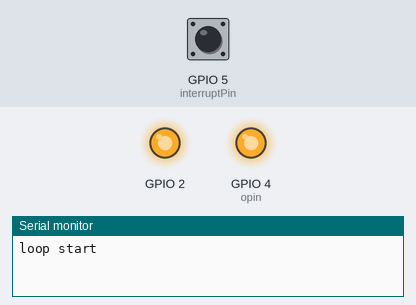
A sketch run on a simulated ESP8266 (NodeMCU). Parts: output pins drawn as LEDs (lit = HIGH), the last lines printed to the serial monitor. Inputs (shaded band) come from the test bench; at power-on: GPIO 5 (interruptPin) HIGH.

Above: at 1.2 s.
1.3 s: GPIO 5 (interruptPin) pulled LOW for 0.15 s
At 3.6 s:
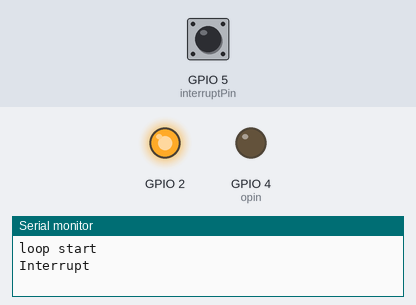
Timing chart, 0 to 10.4 s (numbered marks = the images above; inputs shaded):
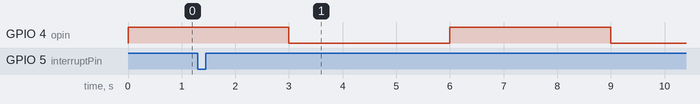

The sketch:

esp_interrupt_1.ino
```cpp
const int interruptPin = 5;
const int opin = 4;

void ICACHE_RAM_ATTR isr() {
  Serial.println("Interrupt");
  digitalWrite(opin, HIGH);
}

void setup() {
 Serial.begin(230400);
 pinMode(2,OUTPUT);
 digitalWrite(2, HIGH);
 pinMode(opin,OUTPUT);
 pinMode(interruptPin,INPUT_PULLUP);
 attachInterrupt(digitalPinToInterrupt(interruptPin), isr, FALLING);
}


void loop() {
  Serial.println("loop start");
  digitalWrite(opin, HIGH);
  delay(3000);
  digitalWrite(opin, LOW);
  delay(3000);
  Serial.println("loop end");
}
```
